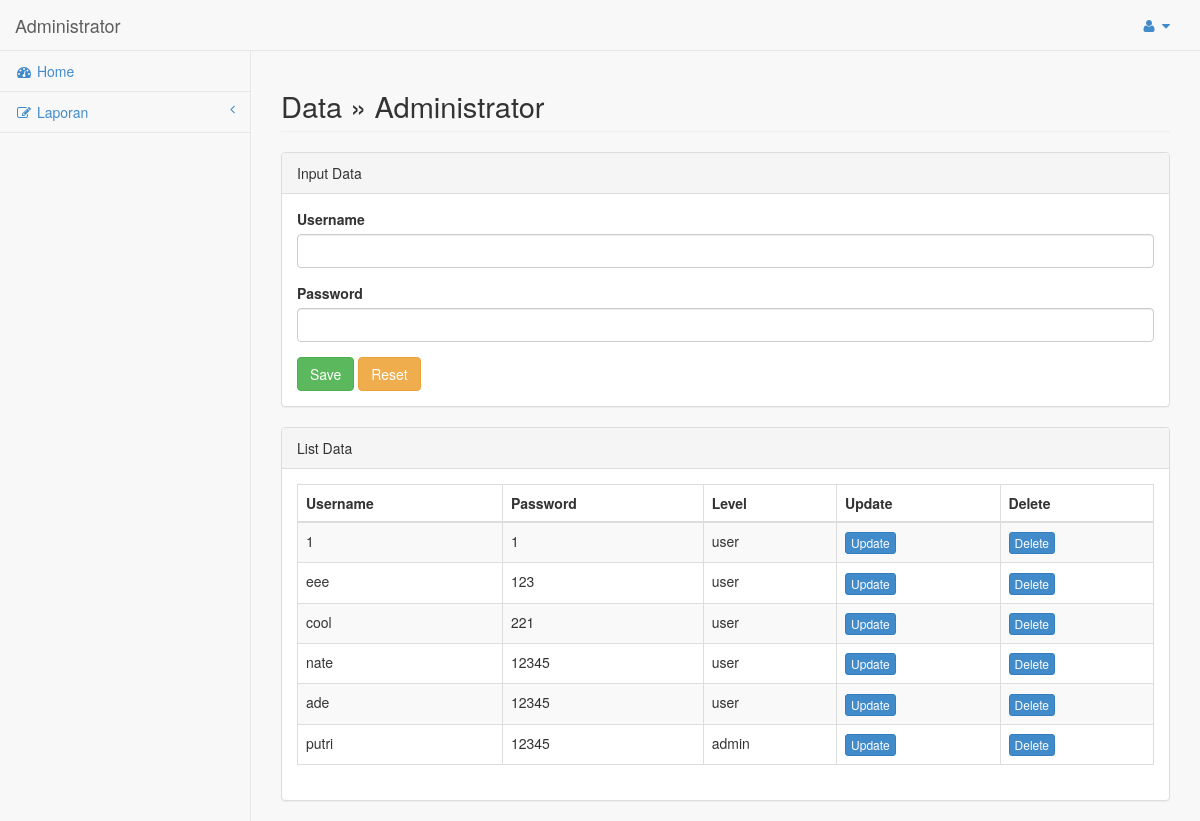
Page /admin.php?administrator (signed in) on the committed database.
### tables this page shows
CREATE TABLE `user` (
  `id` int(11) NOT NULL,
  `username` varchar(250) NOT NULL,
  `password` varchar(250) NOT NULL,
  `level` enum('user','admin','','') NOT NULL
);

### admin/page/administrator/index.php (the view, shortened to what this page needs)
<?php
$query = mysqli_query($con, "SELECT * FROM user ORDER BY id DESC");
?>
<div class="row">
    <div class="col-lg-12">
        <h1 class="page-header">Data &raquo; Administrator</h1>
    </div>
</div>
<div class="row">
    <div class="col-lg-12">
        <div class="panel panel-default">
            <div class="panel-heading">
                Input Data
            </div>
            <div class="panel-body">
                <div class="row">
                    <div class="col-lg-12">
                        <form role="form" action="" method="post">
                            <div class="form-group">
                                <label>Username</label>
                                <input class="form-control" type="text" name="username" />
                            </div>
                            <div class="form-group">
                                <label>Password</label>
                                <input class="form-control" type="password" name="password" />
                            </div>
                            <button type="submit" name="submit" class="btn btn-success">Save</button>
                            <button type="reset" class="btn btn-warning">Reset</button>
                        </form>
                    </div>
                </div>
            </div>
        </div>
        <div class="panel panel-default">
            <div class="panel-heading">
                List Data
            </div>
            <div class="panel-body">
                <div class="table-responsive">
                    <table class="table table-striped table-bordered table-hover" id="dataTables-example">
                        <thead>
                            <tr>
                                <th>Username</th>
                                <th>Password</th>
                                <th>Level</th>
                                <th>Update</th>
                                <th>Delete</th>
                            </tr>
                        </thead>
                        <tbody>
                        <?php if(mysqli_num_rows($query)){?>
                            <?php while($row = mysqli_fetch_assoc($query)){?>
                            <tr>
                                <td><?= $row['username'];?></td>
                                <td><?= $row['password'];?></td>
                                <td><?= $row['level'];?></td>
                                <td class="center"><a href="admin.php?administrator-update=<?php echo $row['id'];?>" class="btn btn-primary btn-xs" type="button">Update</a></td>
                                <td class="center"><a href="admin.php?administrator-delete=<?php echo $row['id'];?>" class="btn btn-primary btn-xs" type="button">Delete</a></td>
                            </tr>
                            <?php } ?>
                            <?php } ?>
                        </tbody>
                    </table>
                </div>
            </div>
        </div>
    </div>
</div>

### admin.php (shortened to what this page needs)
<?php
include 'function/config.php';
?>
<!DOCTYPE html>
<html>
<?php include("admin/include/head.php") ?>
<body>
    <div id="wrapper">
        <?php include("admin/include/header.php") ?>
        <div id="page-wrapper">
            <?php
            if (isset($_GET["form"])) include("admin/page/data/form.php");
            else if (isset($_GET["laporan"]) || isset($_GET['page'])) include("admin/page/data/laporan.php");
            else if (isset($_GET["lap-delete"])) include("admin/page/data/delete.php");
            else if (isset($_GET["lap-update"])) include("admin/page/data/edit.php");
            else if (isset($_GET["search_form"])) include("admin/page/data/search.php");
            else if (isset($_GET["chart"])) include("admin/page/data/chart.php");
            else if (isset($_GET["administrator"])) include("admin/page/administrator/index.php");
            else if (isset($_GET["administrator-delete"])) include("admin/page/administrator/delete.php");
            else if (isset($_GET["administrator-update"])) include("admin/page/administrator/update.php");
            else include("admin/page/home/home.php");
            ?>
        </div>
    </div>
</body>
</html>

### admin/include/head.php (shortened to what this page needs)
<head>
    <link href="css/bootstrap.min.css" rel="stylesheet" />
    <link href="font-awesome/css/font-awesome.css" rel="stylesheet" />
    <link href="css/plugins/morris/morris-0.4.3.min.css" rel="stylesheet" />
    <link href="css/plugins/timeline/timeline.css" rel="stylesheet" />
    <link href="css/sb-admin.css" rel="stylesheet" />
</head>

### admin/include/header.php (shortened to what this page needs)
<nav class="navbar navbar-default navbar-fixed-top" role="navigation" style="margin-bottom: 0">
    <div class="navbar-header">
        <a class="navbar-brand" href="admin.php">Administrator</a>
    </div>
    <ul class="nav navbar-top-links navbar-right">
        <li class="dropdown">
            <a class="dropdown-toggle" data-toggle="dropdown" href="#">
                <i class="fa fa-user fa-fw"></i>  <i class="fa fa-caret-down"></i>
            </a>
        </li>
    </ul>
    <div class="navbar-default navbar-static-side" role="navigation">
        <div class="sidebar-collapse">
            <ul class="nav" id="side-menu">
                <li><a href="admin.php"><i class="fa fa-dashboard fa-fw"></i> Home</a></li>
                <li>
                    <a href="#"><i class="fa fa-pencil-square-o fa-fw"></i> Laporan<span class="fa arrow"></span></a>
                </li>
            </ul>
        </div>
    </div>
</nav>

### css/sb-admin.css (style rules this page uses)
body { background-color: #f8f8f8; padding-top: 100px; }
@media (min-width:768px) { body { padding-top: 50px; } }
.page-header { font-size: 29px; }
#wrapper { width: 100%; }
#page-wrapper { padding: 0 15px; min-height: 568px; background-color: #white; }
@media (min-width:768px) { #page-wrapper { position: inherit; margin: 0 0 0 250px; padding: 0 30px; border-left: 1px solid #e7e7e7; } }
.navbar-static-side ul li { border-bottom: 1px solid #e7e7e7; }
.navbar-top-links li { display: inline-block; }
.navbar-top-links li:last-child { margin-right: 15px; }
.navbar-top-links li a { padding: 15px; min-height: 50px; }
.arrow { float: right; }
.fa.arrow:before { content: "\f104"; }
@media (min-width:768px) { .navbar-static-side { z-index: 1; position: absolute; width: 250px; margin-top: 51px; } }

### rows in the picture
user: username "1", password "1", level "user"
user: username "eee", password "123", level "user"
user: username "cool", password "221", level "user"
user: username "nate", password "12345", level "user"
user: username "ade", password "12345", level "user"
user: username "putri", password "12345", level "admin"
